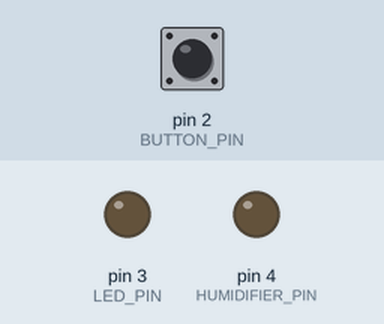
A sketch run on a simulated Arduino Uno, built with avr-gcc and run on an emulated ATmega328P. Shown: output pins drawn as LEDs (lit = HIGH). The test bench sets the inputs (shaded band); at power-on: pin 2 (BUTTON_PIN) HIGH.

Above: at 1.2 s.
1.3 s: pin 2 (BUTTON_PIN) pulled LOW for 0.15 s
At 2.7 s:
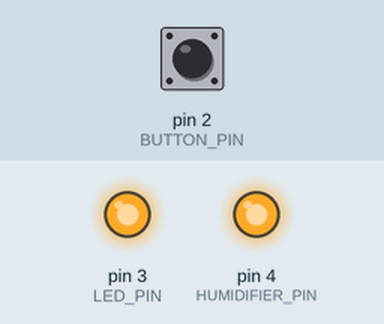
3.0 s: pin 2 (BUTTON_PIN) pulled LOW for 1 s
At 4.6 s:
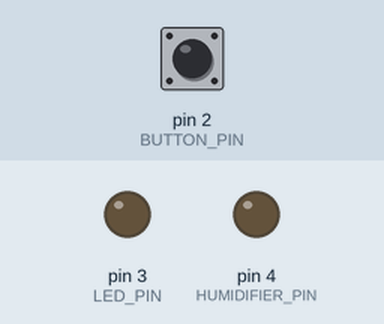
5.5 s: pin 2 (BUTTON_PIN) pulled LOW for 3.2 s
At 9.3 s:
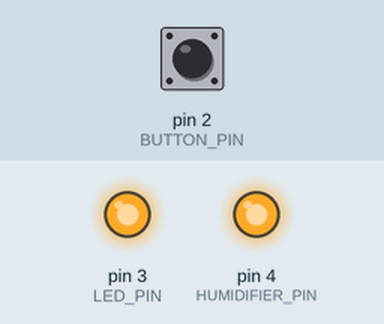
Timing chart, 0 to 10.8 s (numbered marks = the images above; inputs shaded):
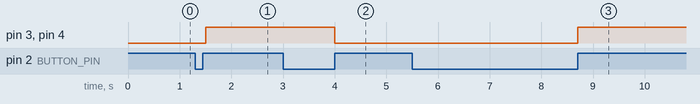

Measured:
- after the input at 1.3 s, pin 3 (LED_PIN), pin 4 (HUMIDIFIER_PIN): LOW → HIGH after 0.20 s
- after the input at 3.0 s, pin 3 (LED_PIN), pin 4 (HUMIDIFIER_PIN): HIGH → LOW after 1.0 s
- after the input at 5.5 s, pin 3 (LED_PIN), pin 4 (HUMIDIFIER_PIN): LOW → HIGH after 3.2 s

The sketch:

code.ino
```cpp
#define HUMIDIFIER_PIN 4
#define LED_PIN 3
#define BUTTON_PIN 2

bool humidifier_state = false;

void setup() {
  pinMode(HUMIDIFIER_PIN, OUTPUT);
  pinMode(LED_PIN, OUTPUT);
  pinMode(BUTTON_PIN, INPUT_PULLUP);
  Serial.begin(9600);
}

void loop() {
  // Bluetooth control
  if (Serial.available()) {
    String cmd = Serial.readStringUntil('\n');
    cmd.trim();
    if (cmd == "ON") {
      humidifier_state = true;
    } else if (cmd == "OFF") {
      humidifier_state = false;
    }
  }

  // Button control
  if (digitalRead(BUTTON_PIN) == LOW) {
    delay(200);  // debounce
    humidifier_state = !humidifier_state;
    while(digitalRead(BUTTON_PIN) == LOW);  // wait for release
  }

  // Apply state
  digitalWrite(HUMIDIFIER_PIN, humidifier_state);
  digitalWrite(LED_PIN, humidifier_state);
}
```
